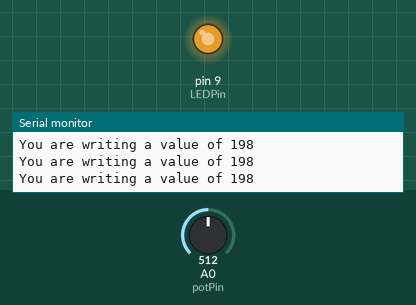
This sketch was run on a simulated Arduino Uno, built with avr-gcc and run on an emulated ATmega328P. Shown: output pins drawn as LEDs (lit = HIGH), the last lines printed to the serial monitor. Inputs (shaded band) come from the test bench; at power-on: A0 (potPin) = 512.

Above: at 1.2 s.
1.3 s: A0 (potPin) set to 306
At 2.5 s:
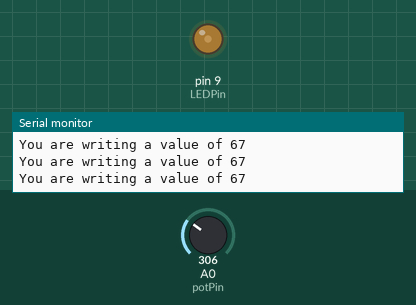
2.8 s: A0 (potPin) set to 122
At 3.3 s:
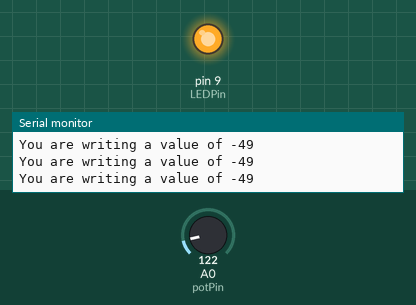
Timing chart, 0 to 5.8 s (numbered marks = the images above; inputs shaded):
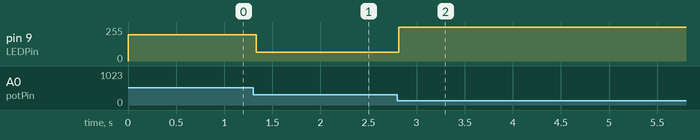

The sketch:

potentiometerLED.ino
```cpp
int potPin= A0;  //Declare potPin to be analog pin A0
int LEDPin= 9;  // Declare LEDPin to be arduino pin 9
int readValue;  // Use this variable to read Potentiometer
int writeValue; // Use this variable for writing to LED

void setup() {
  pinMode(potPin, INPUT);  //set potPin to be an input
  pinMode(LEDPin, OUTPUT); //set LEDPin to be an OUTPUT
  Serial.begin(9600);      // turn on Serial Port
}

void loop() {

 readValue = analogRead(potPin);  //Read the voltage on the Potentiometer
 writeValue = (255./1023.) * readValue; //Calculate Write Value for LED
 writeValue = map(readValue, 200, 600, 0, 255);
 analogWrite(LEDPin, writeValue);      //Write to the LED
 Serial.print("You are writing a value of ");  //for debugging print your values
 Serial.println(writeValue);

}
```

Measured:
- after the input at 1.3 s, pin 9 (LEDPin): 198/255 → 67/255 at once
- after the input at 2.8 s, pin 9 (LEDPin): 67/255 → 255/255 at once
